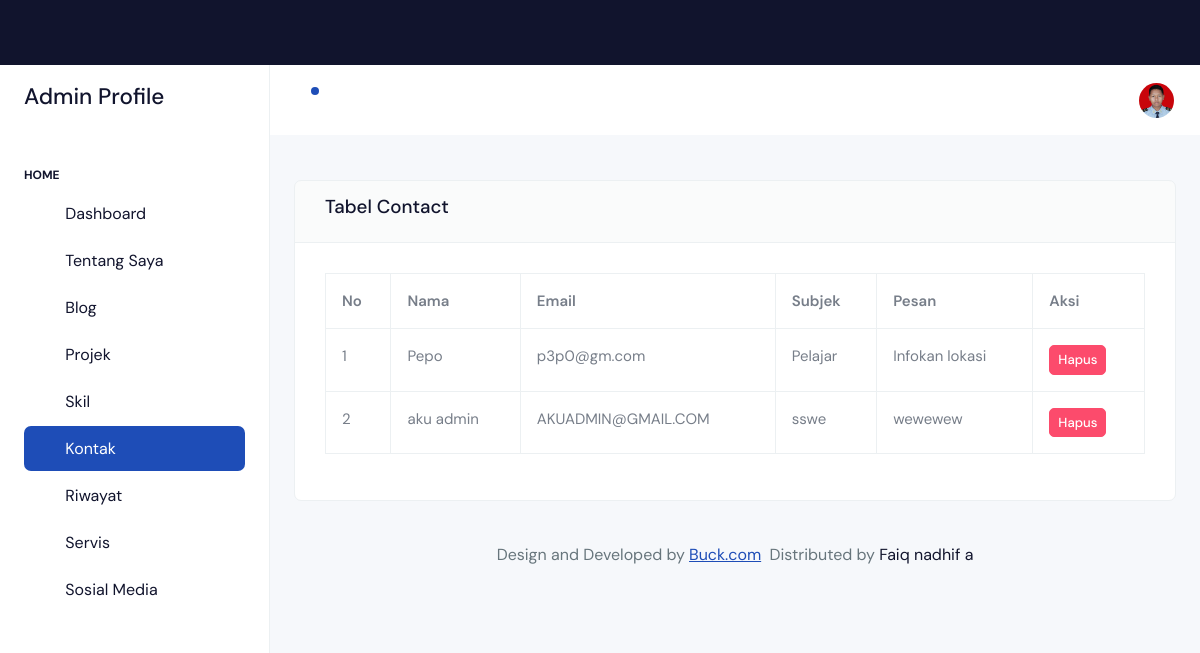
Screenshot of /backend/pages/contact/index.php (signed in) with the database file from the repository.
### tables this page shows
CREATE TABLE `abouts` (
  `id` bigint NOT NULL,
  `name` varchar(255) NOT NULL,
  `address` text NOT NULL,
  `born` date NOT NULL,
  `email` varchar(255) NOT NULL,
  `total_project` int NOT NULL,
  `image` text NOT NULL,
  `zip_code` int NOT NULL,
  `phone` varchar(255) NOT NULL,
  `work` varchar(255) NOT NULL
);

CREATE TABLE `contacs` (
  `id` int NOT NULL,
  `name` varchar(255) NOT NULL,
  `email` varchar(255) NOT NULL,
  `subject` varchar(255) NOT NULL,
  `message` text NOT NULL
);

### backend/pages/contact/index.php (the view)
<?php
include '../../partials/header.php';
include '../../partials/sidebar.php';
include '../../partials/navbar.php';
$qContacs = "SELECT * FROM contacs";
$result = mysqli_query($connect, $qContacs) or die(mysqli_error($connect));
?>
<div class="row">
    <div class="col-12">
        <div class="card">
            <div class="card-header d-flex align-items-center justify-content-between">
                <h5>Tabel Contact</h5>
            </div>
            <div class="card-body">
                <div class="table-responsive">
                    <table class="table table-bordered">
                        <thead>
                            <tr>
                                <th>No</th>
                                <th>Nama</th>
                                <th>Email</th>
                                <th>Subjek</th>
                                <th>Pesan</th>
                                <th>Aksi</th>
                            </tr>
                        </thead>
                        <tbody>
                            <?php
                            $no = 1;
                            while ($item = $result->fetch_object()):
                            ?>
                                <tr>
                                    <td><?= $no ?></td>
                                    <td><?= $item->name ?></td>
                                    <td><?= $item->email ?></td>
                                    <td><?= $item->subject ?></td>
                                    <td><?= $item->message ?></td>
                                    <td>
                                        <a href="../../actions/contact/destroy.php?id=<?= $item->id ?>" class="btn btn-danger btn-sm" onclick="return confirm('Apakah Anda yakin ingin menghapus contact ini?')">Hapus</a>
                                    </td>
                                </tr>
                            <?php
                                $no++;
                            endwhile;
                            ?>
                        </tbody>
                    </table>
                </div>
            </div>
        </div>
    </div>
</div>
<?php
include '../../partials/footer.php';
include '../../partials/script.php';
?>

### backend/partials/navbar.php (shortened to what this page needs)
<div class="body-wrapper">
    <header class="app-header">
        <nav class="navbar navbar-expand-lg navbar-light">
            <ul class="navbar-nav">
                <li class="nav-item dropdown">
                    <a class="nav-link " href="javascript:void(0)" id="drop1" data-bs-toggle="dropdown" aria-expanded="false">
                        <i class="ti ti-bell"></i>
                        <div class="notification bg-primary rounded-circle"></div>
                    </a>
                </li>
            </ul>
            <div class="navbar-collapse justify-content-end px-0" id="navbarNav">
                <ul class="navbar-nav flex-row ms-auto align-items-center justify-content-end">
                    <li class="nav-item dropdown">
                        <?php
                        require_once(__DIR__ . '/../../config/connection.php');
                        $qAbout = "SELECT * FROM abouts LIMIT 1";
                        $about = mysqli_query($connect, $qAbout) or die(mysqli_error($connect));
                        $dataAbout = mysqli_fetch_assoc($about);
                        ?>
                        <a class="nav-link " href="javascript:void(0)" id="drop2" data-bs-toggle="dropdown"
                            aria-expanded="false">
                            <img src="../../../storages/about/<?= $dataAbout['image'] ?>" alt="" width="35" height="35" class="rounded-circle">
                        </a>
                    </li>
                </ul>
            </div>
        </nav>
    </header>
    <div class="body-wrapper-inner">
        <div class="container-fluid">

### rows the page displays
abouts: image (picture)
contacs: name "Pepo", email "p3p0@gm.com", subject "Pelajar", message "Infokan lokasi"
contacs: name "aku admin", email "AKUADMIN@GMAIL.COM", subject "sswe", message "wewewew"
